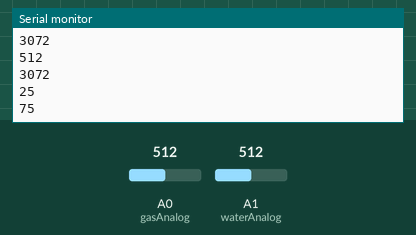
This sketch was run on a simulated Arduino Uno, built with avr-gcc and run on an emulated ATmega328P. Shown: the last lines printed to the serial monitor. Inputs (shaded band) come from the test bench; at power-on: A0 (gasAnalog) = 512, A1 (waterAnalog) = 512.

Above: at 3.8 s.
3.9 s: A0 (gasAnalog) set to 716
At 7.2 s:
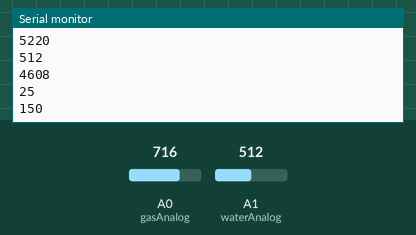
7.8 s: A1 (waterAnalog) set to 716
At 9.5 s:
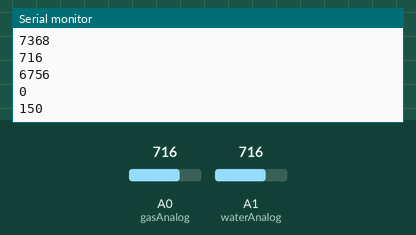
11.7 s: A0 (gasAnalog) set to 900
At 13.1 s:
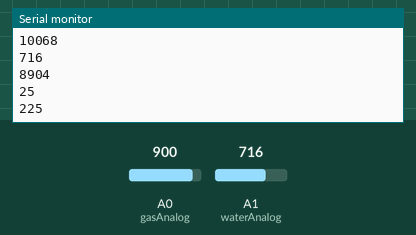
15.6 s: A1 (waterAnalog) set to 900
At 19.0 s:
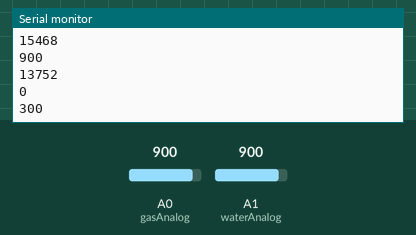
Timing chart, 0 to 20.5 s (numbered marks = the images above; inputs shaded):
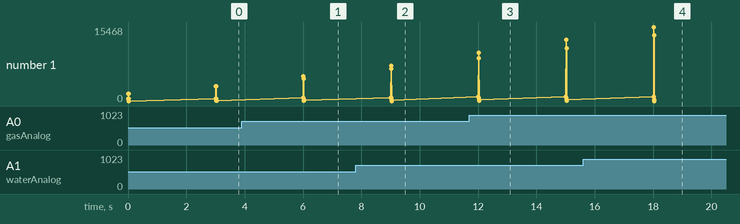

Measured:
- after the input at 3.9 s, the serial monitor: prints a new line after 2.1 s (image 1)
- after the input at 7.8 s, the serial monitor: prints a new line after 1.2 s (image 2)
- after the input at 11.7 s, the serial monitor: prints a new line after 0.31 s (image 3)
- after the input at 15.6 s, the serial monitor: prints a new line after 2.4 s (image 4)

The sketch:

code.ino
```cpp
#define deltat 3
#define gasAnalog A0
#define waterAnalog A1
#define powerDig 13
#define watervcc 10

#define resistor 1
//(1 Ohm Resistor)

int i;
int gasTotal;
int waterTotal;
int energy;

void setup(){
  gasTotal=0;
  waterTotal=0;
  energy=0;
  i = 0;
  digitalWrite(watervcc, HIGH);
  Serial.begin(9600);
}

void getInputs(int* gas, int* water, int* power){
  //Get Flow for gas and water
  *gas = analogRead(gasAnalog); //Flow rate is linearly related to Pressure I think
  *water = analogRead(waterAnalog);
  //Get Power Usage on Resistor (We choose :) )
  int volts;
  if(i%3==0){
    digitalWrite(powerDig, LOW);
    volts = 0;
  }else{
    digitalWrite(powerDig, HIGH);
    volts = 5; //Arudino uno outputs 5V on digital
  }
  *power = (volts * volts)/resistor;
}

void doRiemman(int gasFlow, int waterFlow, int power, int* gas, int* water, int* energy){
  *gas += gasFlow * deltat;
  *water += waterFlow * deltat;
  *energy += power * deltat;
}

void loop(){
  int gasFlow, waterFlow, power;

  getInputs(&gasFlow, &waterFlow, &power);
  doRiemman(gasFlow, waterFlow, power, &gasTotal, &waterTotal, &energy);
  Serial.println("START");
  Serial.println(gasFlow);

  Serial.println(gasTotal);

  Serial.println(waterFlow);

  Serial.println(waterTotal);

  Serial.println(power);

  Serial.println(energy);
  i++;
  delay(deltat*1000);
}
```
